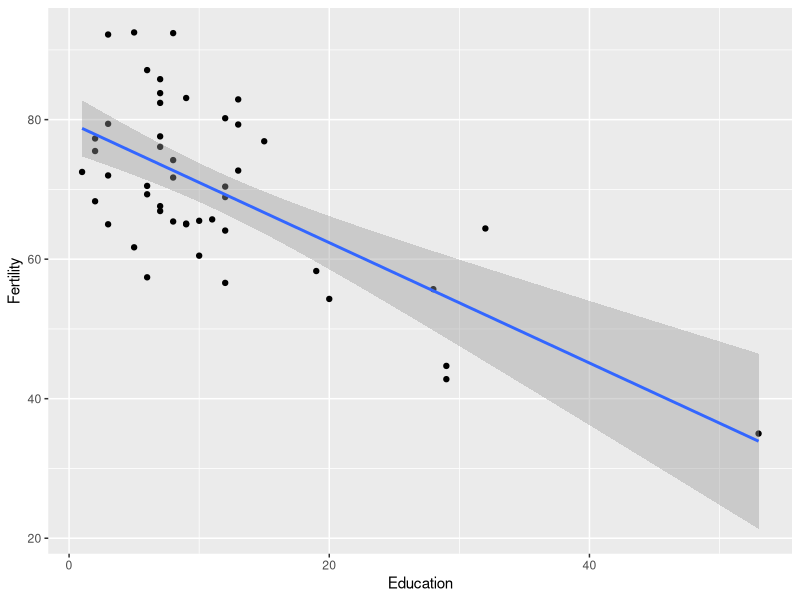
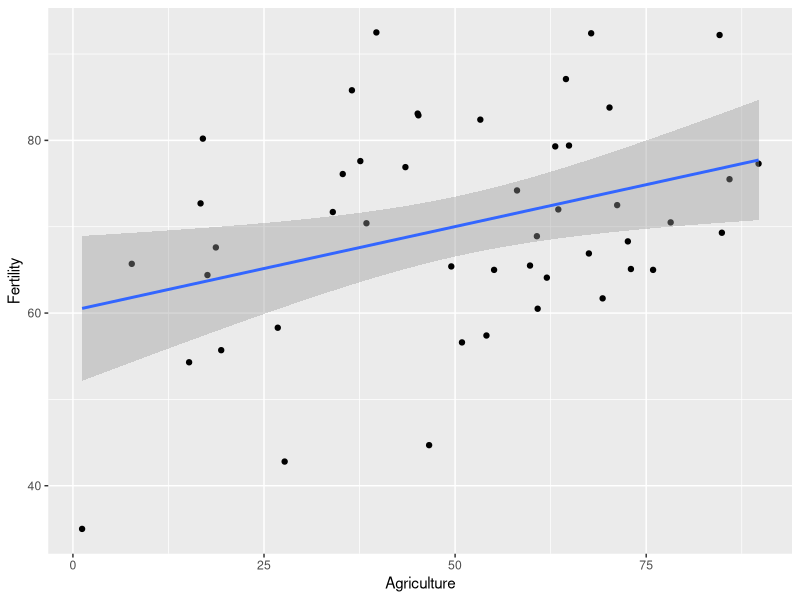
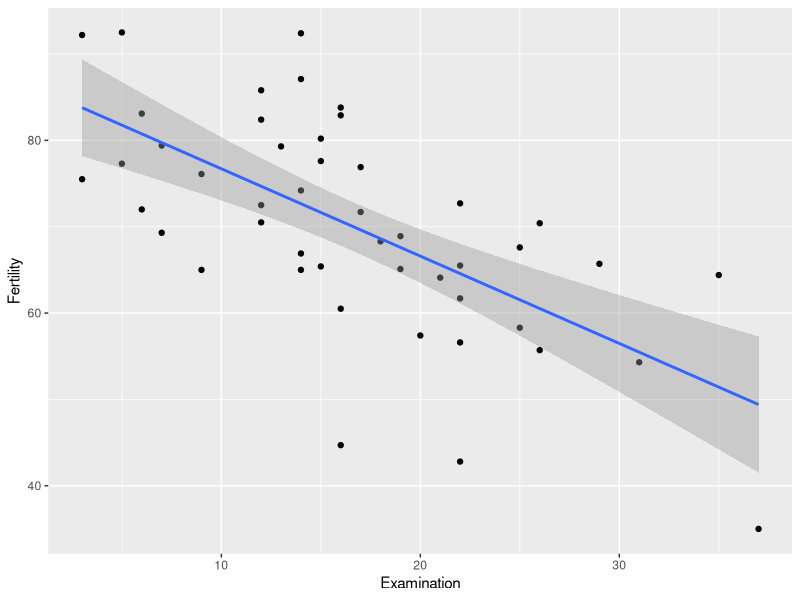
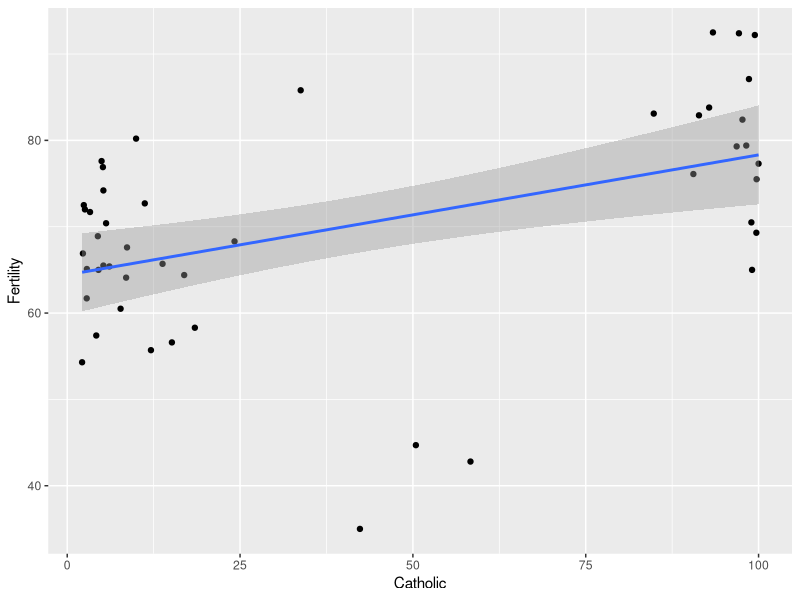
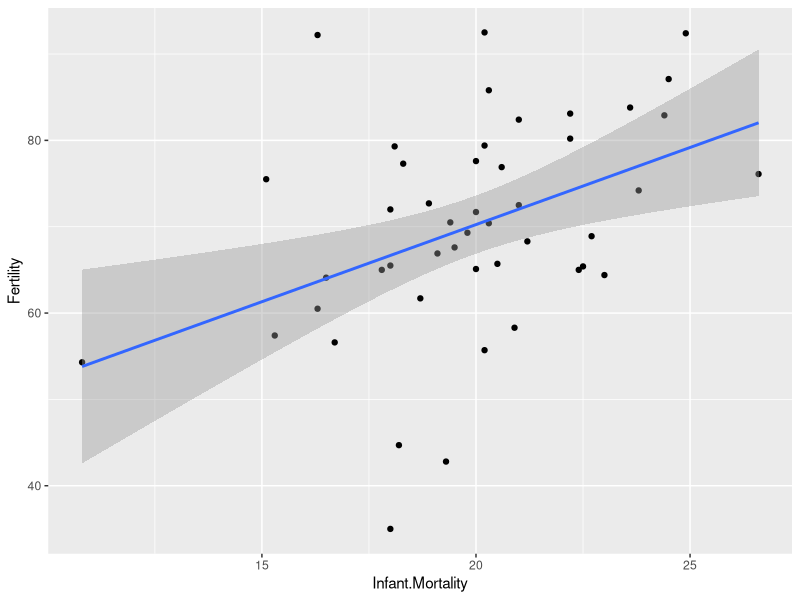
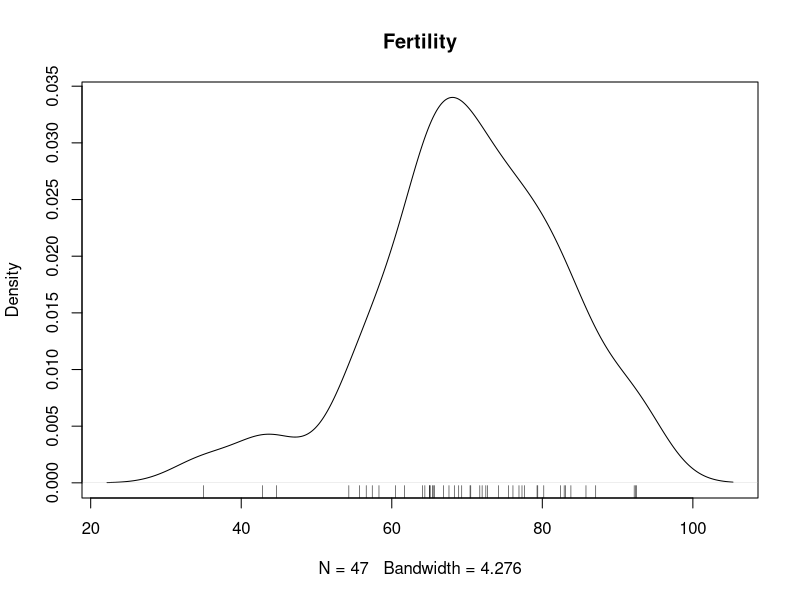
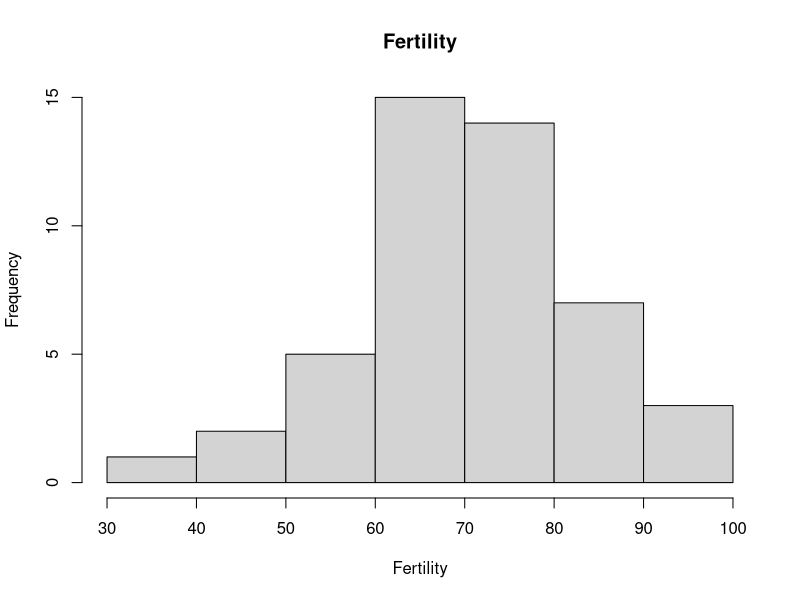
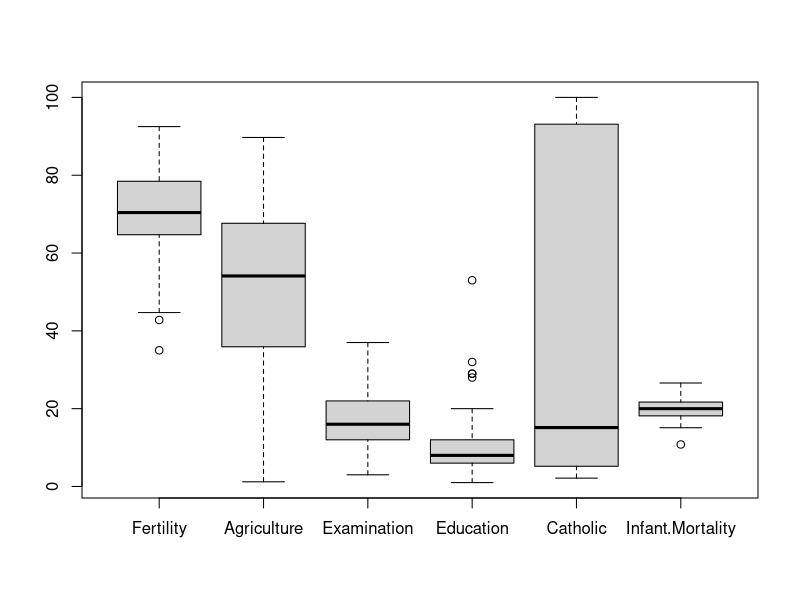

Generate these figures, in order, with R:
## ---- chunk 1
swissData <- swiss
head(swiss)
## ---- chunk 2
library(ggplot2)
ggplot(swissData, aes(Education, Fertility)) +
  geom_point() +
  geom_smooth(method = lm)
## ---- chunk 3
ggplot(swissData, aes(Agriculture, Fertility)) +
  geom_point() +
  geom_smooth(method = lm)
## ---- chunk 4
ggplot(swissData, aes(Examination, Fertility)) +
  geom_point() +
  geom_smooth(method = lm)
## ---- chunk 5
ggplot(swissData, aes(Catholic, Fertility)) +
  geom_point() +
  geom_smooth(method = lm)
## ---- chunk 6
ggplot(swissData, aes(Infant.Mortality, Fertility)) +
  geom_point() +
  geom_smooth(method = lm)
## ---- chunk 7
plot(density(swissData$Fertility), main = "Fertility")
rug(swissData$Fertility)
hist(swiss$Fertility, main = "Fertility", xlab = "Fertility")
boxplot(swissData)
pairs(swissData)
## ---- chunk 8
# iniciálny model so všetkými potenciálnymi regresormi
lrModelAllVar <- lm(Fertility ~ Agriculture + Examination + Education + Catholic + Infant.Mortality, data = swissData)
summary(lrModelAllVar)
## ---- chunk 9
# finálny model bez nevýznamnej premennej Examination
lrModelFinal <- step(lrModelAllVar, trace = FALSE)
summary(lrModelFinal)
## ---- chunk 10
resids <- lrModelFinal$residuals
testBP <- lm(resids^2 ~ Agriculture + Education + Catholic + Infant.Mortality, data = swissData)
summary(testBP)
## ---- chunk 11
par(mfrow = c(2, 2))
plot(lrModelFinal)
## ---- chunk 12
library(dplyr)
swissDataOver25 <- swissData %>% filter(Agriculture > 25) 
lrModelOver25 <- lm(Fertility ~ Agriculture + Education + Catholic + Infant.Mortality, data = swissDataOver25)
summary(lrModelOver25)
## ---- chunk 13
set.seed(1)
N <- 10000
eps <- rnorm(N, 0, 25)
IQ <- rnorm(N, 90, 32)
educ <- runif(N, min = 9, max = 20)
exper <- runif(N, min = 0, max = 40)
uni <- educ - 13
wage <- 5 + 10*IQ + 2*educ + 3*uni + 6*exper + eps
ppltn <- data.frame(IQ, educ, uni, exper, wage)
lrModelSim <- lm(wage ~ IQ + educ + uni + exper, data = ppltn)
summary(lrModelSim)
